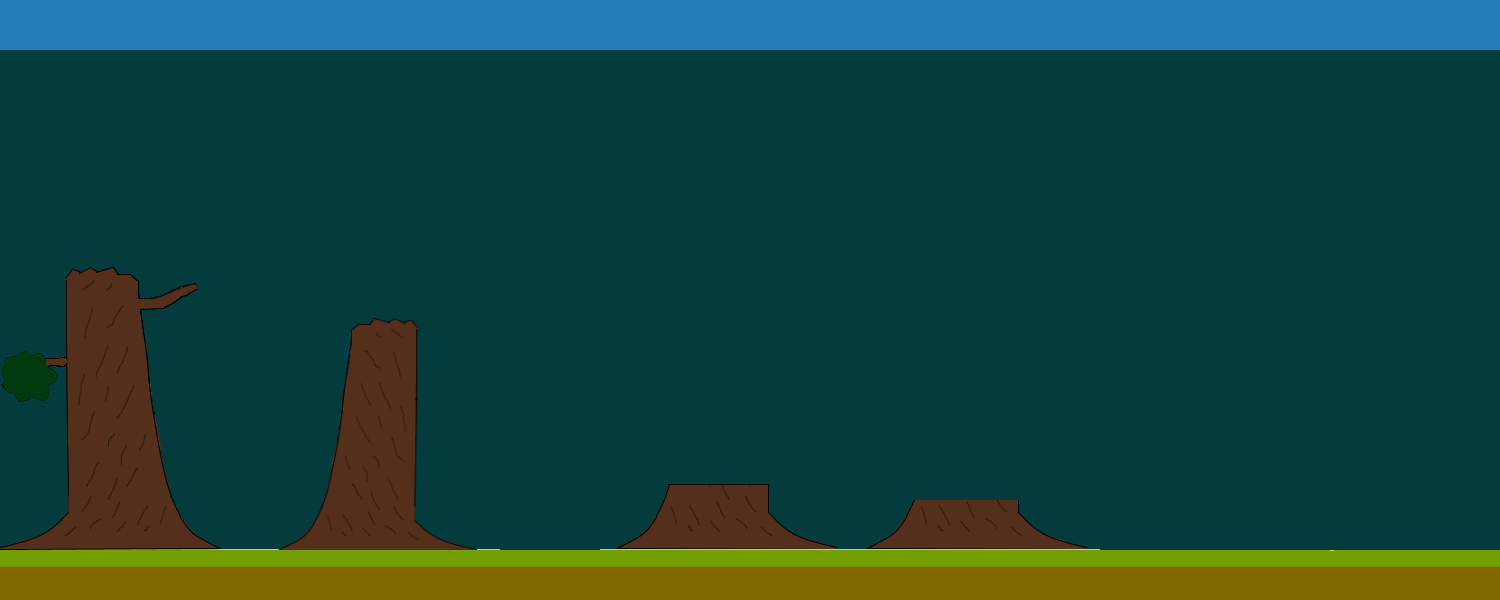

Rendered tile map (Tiled .tmx) drawn with the repository's tilesets; below, a short description and the full map source, tile grids included:
An orthogonal 30x12 tile map with 50x50 px tiles, 3 tile layers (Sky, ground, trees).

<map version="1.2" tiledversion="1.3.5" orientation="orthogonal" renderorder="right-down" width="30" height="12" tilewidth="50" tileheight="50" infinite="0" nextlayerid="4" nextobjectid="1">
 <tileset firstgid="1" name="level4" tilewidth="50" tileheight="50" tilecount="240" columns="20">
  <image source="lvl4map.png" width="1000" height="600" />
 </tileset>
 <layer id="1" name="Sky" width="30" height="12">
  <data encoding="csv">
1,1,1,1,1,1,1,1,1,1,1,1,1,1,1,1,1,1,1,1,1,2,3,1,2,3,4,5,6,7,
43,43,43,43,43,43,43,43,43,43,43,44,45,46,43,43,43,44,45,43,43,43,43,43,43,43,43,44,45,46,
63,63,63,63,63,63,63,63,63,63,43,43,43,43,63,63,43,43,43,63,63,63,63,63,63,63,63,64,65,66,
83,83,83,83,83,83,83,83,83,83,63,63,63,63,83,83,63,63,63,83,83,83,83,83,83,83,83,84,85,86,
43,43,43,43,43,43,43,43,43,43,43,43,43,43,43,43,43,43,43,43,43,43,43,43,43,43,43,43,44,45,
63,63,63,63,63,63,63,63,63,63,63,63,63,63,63,63,63,63,63,63,63,63,63,63,63,63,63,43,44,45,
83,83,83,83,83,83,83,83,83,83,83,83,83,83,83,83,83,83,83,83,83,83,83,83,83,83,83,43,44,45,
43,44,45,46,46,46,46,46,46,46,46,46,46,46,46,46,46,46,46,46,46,46,46,46,46,46,46,46,46,46,
43,43,43,43,43,43,43,43,43,43,43,43,43,43,43,43,43,43,43,43,43,43,43,43,43,43,43,43,44,45,
63,63,63,63,63,63,63,63,63,63,63,63,63,63,63,63,63,63,63,63,63,63,63,63,63,63,63,63,64,65,
83,83,83,83,83,83,83,83,83,83,83,83,83,83,83,83,83,83,83,83,83,83,83,83,83,83,83,83,84,85,
0,0,0,0,0,0,0,0,0,0,0,0,0,0,0,0,0,0,0,0,0,0,0,0,0,0,0,0,0,0
</data>
 </layer>
 <layer id="3" name="ground" width="30" height="12">
  <data encoding="csv">
0,0,0,0,0,0,0,0,0,0,0,0,0,0,0,0,0,0,0,0,0,0,0,0,0,0,0,0,0,0,
0,0,0,0,0,0,0,0,0,0,0,0,0,0,0,0,0,0,0,0,0,0,0,0,0,0,0,0,0,0,
0,0,0,0,0,0,0,0,0,0,0,0,0,0,0,0,0,0,0,0,0,0,0,0,0,0,0,0,0,0,
0,0,0,0,0,0,0,0,0,0,0,0,0,0,0,0,0,0,0,0,0,0,0,0,0,0,0,0,0,0,
0,0,0,0,0,0,0,0,0,0,0,0,0,0,0,0,0,0,0,0,0,0,0,0,0,0,0,0,0,0,
0,0,0,0,0,0,0,0,0,0,0,0,0,0,0,0,0,0,0,0,0,0,0,0,0,0,0,0,0,0,
0,0,0,0,0,0,0,0,0,0,0,0,0,0,0,0,0,0,0,0,0,0,0,0,0,0,0,0,0,0,
0,0,0,0,0,0,0,0,0,0,0,0,0,0,0,0,0,0,0,0,0,0,0,0,0,0,0,0,0,0,
0,0,0,0,0,0,0,0,0,0,0,0,0,0,0,0,0,0,0,0,0,0,0,0,0,0,0,0,0,0,
0,0,0,0,0,0,0,0,0,0,0,0,0,0,0,0,0,0,0,0,0,0,0,0,0,0,0,0,0,0,
0,0,0,0,0,0,0,0,0,0,0,0,0,0,0,0,0,0,0,0,0,0,0,0,0,0,0,0,0,0,
221,221,221,221,221,221,221,221,221,221,221,221,221,221,221,221,221,221,221,221,221,221,221,222,223,224,225,226,227,228
</data>
 </layer>
 <layer id="2" name="trees" width="30" height="12">
  <data encoding="csv">
0,0,0,0,0,0,0,0,0,0,0,0,0,0,0,0,0,0,0,0,0,0,0,0,0,0,0,0,0,0,
0,0,0,0,0,0,0,0,0,0,0,0,0,0,0,0,0,0,0,0,0,0,0,0,0,0,0,0,0,0,
0,0,0,0,0,0,0,0,0,0,0,0,0,0,0,0,0,0,0,0,0,0,0,0,0,0,0,0,0,0,
0,0,0,0,0,0,0,0,0,0,0,0,0,0,0,0,0,0,0,0,0,0,0,0,0,0,0,0,0,0,
0,0,0,0,0,0,0,0,0,0,0,0,0,0,0,0,0,0,0,0,0,0,0,0,0,0,0,0,0,0,
101,102,103,104,105,0,0,0,0,0,0,0,0,0,0,0,0,0,0,0,0,0,0,0,0,0,0,0,0,0,
121,122,123,124,125,0,135,136,137,0,0,0,0,0,0,0,0,0,0,0,0,0,0,0,0,0,0,0,0,0,
141,142,143,144,145,0,155,156,157,0,0,0,0,0,0,0,0,0,0,0,0,0,0,0,0,0,0,0,0,0,
161,162,163,164,165,0,175,176,177,0,0,0,0,0,0,0,0,0,0,0,0,0,0,0,0,0,0,0,0,0,
181,182,183,184,185,0,195,196,197,0,0,0,188,189,190,191,192,188,0,0,0,0,0,0,0,0,0,0,0,0,
201,202,203,204,205,214,215,216,217,218,0,0,208,209,210,211,212,208,209,210,211,212,0,0,0,0,0,0,0,0,
0,0,0,0,0,0,0,0,0,0,0,0,0,0,0,0,0,0,0,0,0,0,0,0,0,0,0,0,0,0
</data>
 </layer>
</map>
